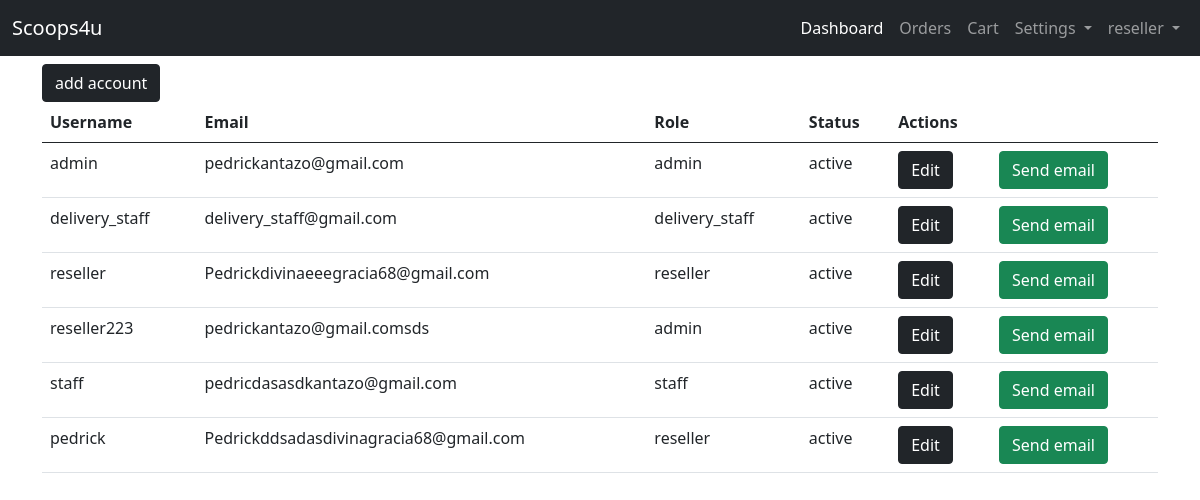
The app's page /user-site/user-list/ (signed in) with its own data.
### landing_page/models.py (models this page shows)
class User(AbstractUser):
    ROLE = ((" "," "),("admin","admin"),("staff","staff"),("reseller","reseller"),("delivery_staff","delivery_staff"))
    STAT = ((" "," "),("active","active"),("inactive","inactive"))
    role = models.CharField(max_length=50, null=True, default=None, choices=ROLE)
    status = models.CharField(max_length=50, null=True, default=None , choices=STAT)

### admin_site/views.py (the view)
# urls.py: path('user-list/', views.user_list , name='user_list'),
@login_required(login_url='landing_page:login')
def user_list(request):
    users = User.objects.all()
    context = {'users':users}
    return render(request, 'admin_site/user/useraccount.html', context)

### templates/admin_site/user/useraccount.html (shortened to what this page needs)
{% extends 'admin_site/base.html' %}
{% block content %}
<a href="{% url 'admin_site:add_useraccount' %}" class="btn btn-dark">add account</a>
    <table class="table table-hover">
        <thead>
            <tr>
                <th>Username</th>
                <th>Email</th>
                <th>Role</th>
                <th>Status</th>
                <th>Actions</th>
                <th></th>
            </tr>
            <tbody>
                {% for list in users %}
                <tr>
                    <td>{{ list.username }}</td>
                    <td>{{ list.email }}</td>
                    <td>{{ list.role }}</td>
                    <td>{{ list.status }}</td>
                    <td><a href="{% url 'admin_site:edit_user_account' list.id %}" class="btn btn-dark" >Edit</a></td>
                    <td><a href="{% url 'admin_site:send_email' list.id %}" class="btn btn-success">Send email</a></td>
                </tr>
                {% endfor %}
            </tbody>
        </thead>
    </table>
{% endblock content %}

### templates/admin_site/base.html (shortened to what this page needs)
{% load static %}
<!DOCTYPE html>
<html lang="en">
<head>
    <link href="https://cdn.jsdelivr.net/npm/bootstrap@5.0.2/dist/css/bootstrap.min.css" rel="stylesheet">
    <link rel="stylesheet" href="{% static 'css/sample.css' %}">
  </head>
<body>
{% if user.role == "reseller"%}
 <nav class="navbar navbar-expand-lg navbar-dark bg-dark">
    <div class="container-fluid">
      <a class="navbar-brand" href="#">Scoops4u</a>
      <div class="collapse navbar-collapse" id="navbarNavDropdown">
        <ul class="navbar-nav ms-auto mb-2 mb-lg-0">
          <li class="nav-item">
            <a class="nav-link active" aria-current="page" href="{% url 'reseller_site:dashboard'%}">Dashboard</a>
          </li>
          <li class="nav-item">
            <a class="nav-link" href="{% url 'reseller_site:transaction_orders'  %}">Orders</a>
          </li>
          <li class="nav-item">
            <a class="nav-link" href="{% url 'reseller_site:add_cart'  %}">Cart</a>
          </li>
          <li class="nav-item dropdown">
            <a class="nav-link dropdown-toggle" href="#" id="navbarDropdownMenuLink" role="button" data-bs-toggle="dropdown" aria-expanded="false">
              Settings
            </a>
          </li>
          <li class="nav-item dropdown">
            <a class="nav-link dropdown-toggle" href="#" id="navbarDropdownMenuLink" role="button" data-bs-toggle="dropdown" aria-expanded="false">
               {{ user }}
            </a>
          </li>
        </ul>
      </div>
    </div>
  </nav>
{% endif %}
      <div class="container">
        <div class="row mt-2">
            <div class="col-lg-12">
                {% block content %}
                {% endblock content %}
            </div>
        </div>
      </div>
</body>
</html>

### records on screen
User: username "reseller", email "Pedrickdivinaeeegracia68@gmail.com", role "reseller", status "active"
User: username "admin", email "pedrickantazo@gmail.com", role "admin", status "active"
User: username "delivery_staff", email "delivery_staff@gmail.com", role "delivery_staff", status "active"
User: username "reseller223", email "pedrickantazo@gmail.comsds", role "admin", status "active"
User: username "staff", email "pedricdasasdkantazo@gmail.com", role "staff", status "active"
User: username "pedrick", email "Pedrickddsadasdivinagracia68@gmail.com", role "reseller", status "active"
